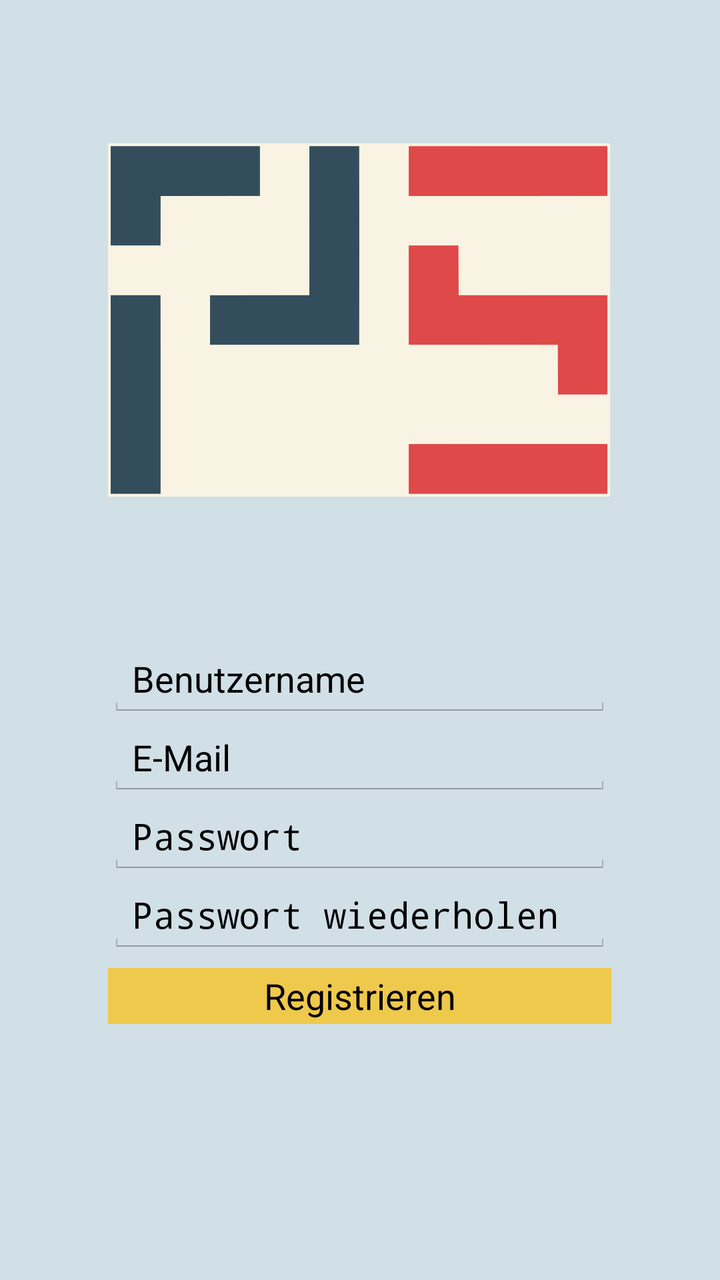
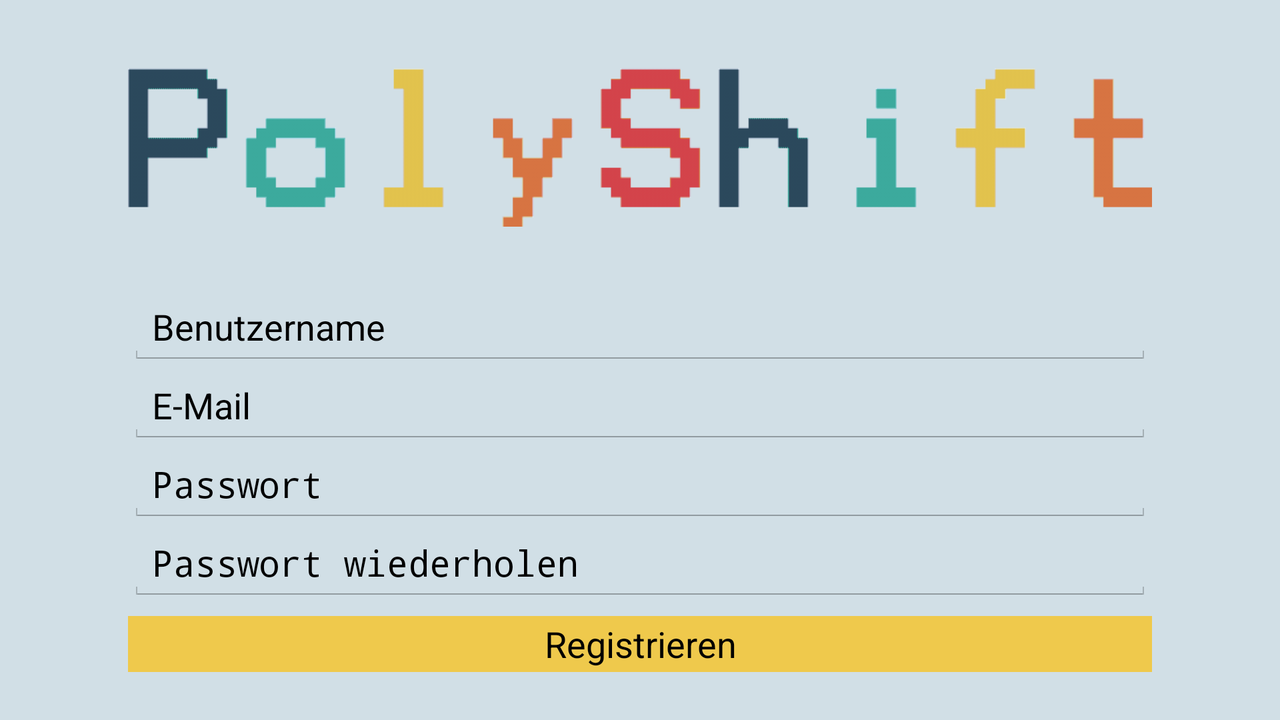

Compare how this app lays out the same screen by default and in its alternative resource folder. The renders come first, then the two layout files and the values they reference.
<!-- AndroidManifest.xml: application theme MyTheme -->
<!-- res/layout/activity_signup.xml -->
<LinearLayout xmlns:android="http://schemas.android.com/apk/res/android"
    xmlns:tools="http://schemas.android.com/tools"
    android:layout_width="match_parent"
    android:layout_height="match_parent"
    android:background="#D1DFE6">

    <RelativeLayout
        android:layout_width="0dip"
        android:layout_height="fill_parent"
        android:layout_weight="0.15">
    </RelativeLayout>

    <RelativeLayout
        android:layout_width="0dip"
        android:layout_height="fill_parent"
        android:layout_weight="0.7">

        <LinearLayout xmlns:android="http://schemas.android.com/apk/res/android"
            xmlns:tools="http://schemas.android.com/tools"
            android:layout_width="match_parent"
            android:layout_height="wrap_content"
            android:layout_centerHorizontal="true"
            android:layout_gravity="center_vertical"
            android:background="#D1DFE6"
            android:orientation="vertical"
            android:layout_centerInParent="true">

            <RelativeLayout
                android:layout_width="match_parent"
                android:layout_height="0dip"
                android:layout_weight="0.5">

                <ImageView
                    android:contentDescription="@string/logo"
                    android:id="@+id/background_kogo"
                    android:layout_width="match_parent"
                    android:layout_height="match_parent"
                    android:layout_gravity="center"
                    android:layout_centerHorizontal="true"
                    android:src="@drawable/background_logo" />

            </RelativeLayout>

            <RelativeLayout
                android:layout_width="match_parent"
                android:layout_height="0dip"
                android:layout_weight="0.5">

                <LinearLayout xmlns:android="http://schemas.android.com/apk/res/android"
                    android:orientation="vertical"
                    android:layout_width="match_parent"
                    android:layout_height="fill_parent"
                    android:layout_gravity="center_vertical"
                    android:layout_centerInParent="true">

                    <EditText
                        android:id="@+id/EditUsername"
                        android:layout_width="match_parent"
                        android:layout_height="wrap_content"
                        android:layout_gravity="center"
                        android:hint="@string/username"
                        android:textColorHint="#000000"
                        android:textColor="#000000"/>

                    <EditText
                        android:id="@+id/EditEmail"
                        android:layout_width="match_parent"
                        android:layout_height="wrap_content"
                        android:layout_gravity="center"
                        android:hint="@string/email"
                        android:textColorHint="#000000"
                        android:textColor="#000000"/>

                    <EditText
                        android:id="@+id/EditPassword"
                        android:layout_width="match_parent"
                        android:layout_height="wrap_content"
                        android:layout_gravity="center"
                        android:ems="10"
                        android:hint="@string/password"
                        android:inputType="textPassword"
                        android:textColorHint="#000000"
                        android:textColor="#000000"/>

                    <EditText
                        android:id="@+id/RepeatPassword"
                        android:layout_width="match_parent"
                        android:layout_height="wrap_content"
                        android:layout_gravity="center"
                        android:ems="10"
                        android:hint="@string/repeat_password"
                        android:inputType="textPassword"
                        android:textColorHint="#000000"
                        android:textColor="#000000"/>

                    <Space
                        android:layout_width="20px"
                        android:layout_height="20px" />

                    <LinearLayout xmlns:android="http://schemas.android.com/apk/res/android"
                        xmlns:tools="http://schemas.android.com/tools"
                        android:layout_width="match_parent"
                        android:layout_height="wrap_content"
                        android:layout_gravity="center"
                        android:background="#D1DFE6"
                        android:orientation="horizontal"
                        android:weightSum="1"
                        tools:context=".SignupActivity" >

                        <Button
                            android:id="@+id/SignupButton"
                            android:layout_width="match_parent"
                            android:layout_weight="0.5"
                            android:layout_height="28dp"
                            android:layout_marginBottom="15dp"
                            android:onClick="userSignup"
                            android:layout_gravity="center_horizontal"
                            android:background="#EFC94C"
                            android:text="@string/signup" />

                    </LinearLayout>

                </LinearLayout>

            </RelativeLayout>

        </LinearLayout>

    </RelativeLayout>

    <RelativeLayout
        android:layout_width="0dip"
        android:layout_height="fill_parent"
        android:layout_weight="0.15">
    </RelativeLayout>

</LinearLayout>
<!-- resources referenced by this layout -->
<resources>
  <!-- drawable background_logo: png bitmap (drawable-mdpi, 518 bytes) -->
  <string name="email">E-Mail</string>
  <string name="logo">Polyshift logo</string>
  <string name="password">Passwort</string>
  <string name="repeat_password">Passwort wiederholen</string>
  <string name="signup">Registrieren</string>
  <string name="username">Benutzername</string>
  <style name="MyTheme" parent="android:Theme.Holo.Light.DarkActionBar">
          <item name="android:actionMenuTextAppearance">@style/MyMenuTextAppearance</item>
      </style>
  <style name="MyMenuTextAppearance" parent="android:TextAppearance.Holo.Widget.ActionBar.Menu">
          <item name="android:textAllCaps">false</item>
      </style>
</resources>
<!-- res/layout-land/activity_signup.xml (the repository's variant of the layout above) -->
<!-- drawn on the phone turned sideways -->
<LinearLayout xmlns:android="http://schemas.android.com/apk/res/android"
    xmlns:tools="http://schemas.android.com/tools"
    android:layout_width="match_parent"
    android:layout_height="match_parent"
    android:background="#D1DFE6">

    <RelativeLayout
        android:layout_width="0dip"
        android:layout_height="fill_parent"
        android:layout_weight="0.1">
    </RelativeLayout>

    <RelativeLayout
        android:layout_width="0dip"
        android:layout_height="wrap_content"
        android:layout_weight="0.8">

        <LinearLayout xmlns:android="http://schemas.android.com/apk/res/android"
            xmlns:tools="http://schemas.android.com/tools"
            android:layout_width="match_parent"
            android:layout_height="fill_parent"
            android:background="#D1DFE6"
            android:orientation="vertical">

            <RelativeLayout
                android:layout_width="match_parent"
                android:layout_height="match_parent"
                android:layout_weight="0.6">

                <ImageView
                    android:layout_width="match_parent"
                    android:layout_height="match_parent"
                    android:src="@drawable/polyshift" />

            </RelativeLayout>

            <RelativeLayout
                android:layout_width="match_parent"
                android:layout_height="match_parent"
                android:layout_weight="0.4">

                <LinearLayout xmlns:android="http://schemas.android.com/apk/res/android"
                    android:orientation="vertical"
                    android:layout_width="match_parent"
                    android:layout_height="wrap_content"
                    android:layout_gravity="center_vertical"
                    android:layout_centerInParent="true">

                    <EditText
                        android:id="@+id/EditUsername"
                        android:layout_width="match_parent"
                        android:layout_height="wrap_content"
                        android:layout_gravity="center"
                        android:hint="@string/username"
                        android:textColorHint="#000000"
                        android:textColor="#000000"/>

                    <EditText
                        android:id="@+id/EditEmail"
                        android:layout_width="match_parent"
                        android:layout_height="wrap_content"
                        android:layout_gravity="center"
                        android:hint="@string/email"
                        android:textColorHint="#000000"
                        android:textColor="#000000"/>

                    <EditText
                        android:id="@+id/EditPassword"
                        android:layout_width="match_parent"
                        android:layout_height="wrap_content"
                        android:layout_gravity="center"
                        android:ems="10"
                        android:hint="@string/password"
                        android:inputType="textPassword"
                        android:textColorHint="#000000"
                        android:textColor="#000000"/>

                    <EditText
                        android:id="@+id/RepeatPassword"
                        android:layout_width="match_parent"
                        android:layout_height="wrap_content"
                        android:layout_gravity="center"
                        android:ems="10"
                        android:hint="@string/repeat_password"
                        android:inputType="textPassword"
                        android:textColorHint="#000000"
                        android:textColor="#000000"/>

                    <Space
                        android:layout_width="20px"
                        android:layout_height="20px" />

                    <LinearLayout xmlns:android="http://schemas.android.com/apk/res/android"
                        xmlns:tools="http://schemas.android.com/tools"
                        android:layout_width="match_parent"
                        android:layout_height="wrap_content"
                        android:layout_gravity="center"
                        android:background="#D1DFE6"
                        android:orientation="horizontal"
                        tools:context=".SignupActivity" >

                        <Button
                            android:id="@+id/SignupButton"
                            android:layout_width="match_parent"
                            android:layout_weight="0.5"
                            android:layout_height="28dp"
                            android:layout_marginBottom="15dp"
                            android:onClick="userSignup"
                            android:layout_gravity="center_horizontal"
                            android:background="#EFC94C"
                            android:text="@string/signup" />

                    </LinearLayout>

                    <Space
                        android:layout_width="20px"
                        android:layout_height="70dp" />

                </LinearLayout>

            </RelativeLayout>

        </LinearLayout>

    </RelativeLayout>

    <RelativeLayout
        android:layout_width="0dip"
        android:layout_height="fill_parent"
        android:layout_weight="0.1">
    </RelativeLayout>

</LinearLayout>
<!-- resources referenced by the variant -->
<!-- as the phone turned sideways resolves them -->
<resources>
  <!-- drawable polyshift: png bitmap (drawable-xxhdpi, 3582 bytes) -->
  <string name="email">E-Mail</string>
  <string name="password">Passwort</string>
  <string name="repeat_password">Passwort wiederholen</string>
  <string name="signup">Registrieren</string>
  <string name="username">Benutzername</string>
  <style name="MyTheme" parent="android:Theme.Holo.Light.DarkActionBar">
          <item name="android:actionMenuTextAppearance">@style/MyMenuTextAppearance</item>
      </style>
  <style name="MyMenuTextAppearance" parent="android:TextAppearance.Holo.Widget.ActionBar.Menu">
          <item name="android:textAllCaps">false</item>
      </style>
</resources>
